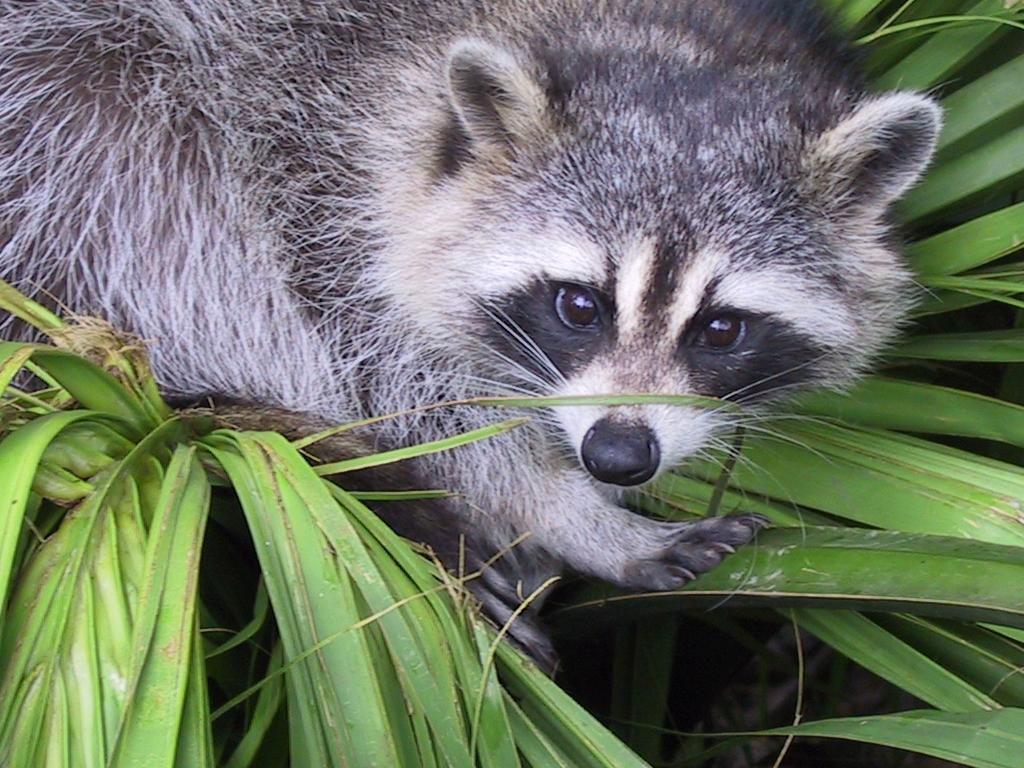
#> input picture day01/ex03/animal.jpg, 1024 x 768 px
$ python zoom.py
#> lines starting #> are read from the running program, lines starting #| are printed output that depends on the picture
### day01/ex02/load_image.py
import numpy as np
from PIL import Image


def ft_load(path: str) -> np.ndarray:
    ''' loads an image, prints its format, and its pixels
    content in RGB format.'''
#> called with path = 'animal.jpg'
    data = np.array([])
    try:
        with Image.open(path) as f:
#> f is the input picture: PIL image 1024x768 RGB; mean R, G, B 110.7, 117.7, 102.1
            data = np.array(f)
            print("The shape of image is: ", np.shape(data))
#| The shape of image is:  (768, 1024, 3)
#> (printed output is left out)
            return data
    except Exception as e:
        print("Error ft_load:", e)
    return data

### day01/ex03/zoom.py
import numpy as np
from load_image import ft_load
import matplotlib.pyplot as plt


def ft_zoom(
        image: np.ndarray,
        lines: tuple[int, int], rows: tuple[int, int],
        pixels: tuple[int, int]
        ) -> np.ndarray:
    '''slicing image array AKA "zooming"'''
#> called with lines = (-601, -201), rows = (-501, -101), pixels = (1, 2)
    return image[lines[0]: lines[1], rows[0]: rows[1], pixels[0]: pixels[1]]
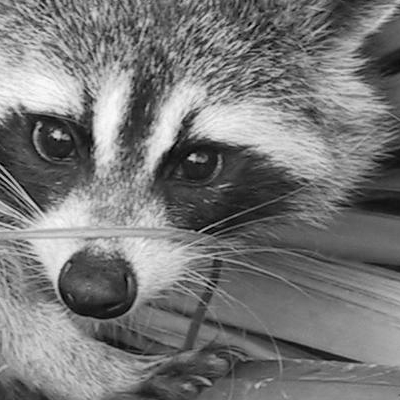
#> returned value: shape (400, 400, 1); min 0, max 252, mean 119.7


def main():
    '''
    load the image "animal.jpeg", print some information
    about it and display it after "zooming".
    '''
    try:
        file = ft_load("animal.jpg")
        assert len(file) > 0, 'image not found'
        print(file)
        res = ft_zoom(file, (-601, -201), (-501, -101), (1, 2))
        print(f'New shape after slicing: {res.shape} or {res.squeeze().shape}')
#| New shape after slicing: (400, 400, 1) or (400, 400)
        print(res)
#> (printed output is left out)
        plt.imshow(res, cmap='gray')
        plt.show()
    except Exception as e:
        print("Error zoom:", e)


if __name__ == "__main__":
    main()
